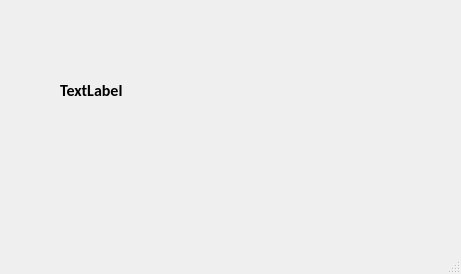
<?xml version="1.0" encoding="UTF-8"?>
<ui version="4.0">
 <class>MainWindow</class>
 <widget class="QMainWindow" name="MainWindow">
  <property name="geometry">
   <rect>
    <x>0</x>
    <y>0</y>
    <width>461</width>
    <height>274</height>
   </rect>
  </property>
  <property name="windowTitle">
   <string>MainWindow</string>
  </property>
  <widget class="QWidget" name="centralwidget">
   <widget class="QLabel" name="label">
    <property name="geometry">
     <rect>
      <x>60</x>
      <y>70</y>
      <width>351</width>
      <height>41</height>
     </rect>
    </property>
    <property name="font">
     <font>
      <family>Calibri</family>
      <pointsize>12</pointsize>
      <weight>75</weight>
      <bold>true</bold>
     </font>
    </property>
    <property name="text">
     <string>TextLabel</string>
    </property>
   </widget>
  </widget>
  <widget class="QMenuBar" name="menubar">
   <property name="geometry">
    <rect>
     <x>0</x>
     <y>0</y>
     <width>461</width>
     <height>21</height>
    </rect>
   </property>
  </widget>
  <widget class="QStatusBar" name="statusbar"/>
 </widget>
 <resources/>
 <connections/>
</ui>
